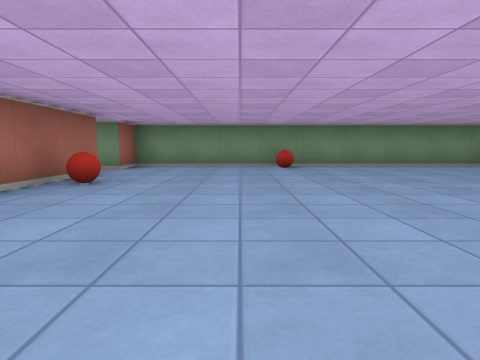
[1] (above)

20 first-person views from a walk through a cub3D ray-caster map. The camera is about half as high as the walls, tilts 6° down and sees 75° across. The floor is counted in squares. Each view is taken from the middle of a square. On the plan, view 1 faces up. The plan holds only what a view shows up to about 9 squares ahead; the rest is blank.

[2]
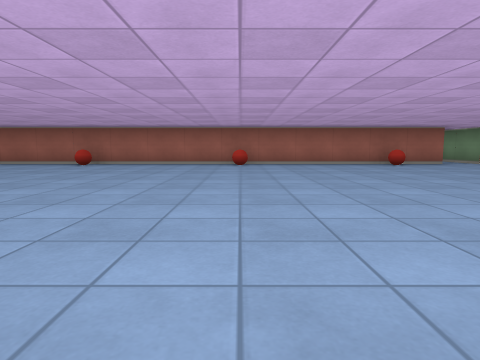

[3]
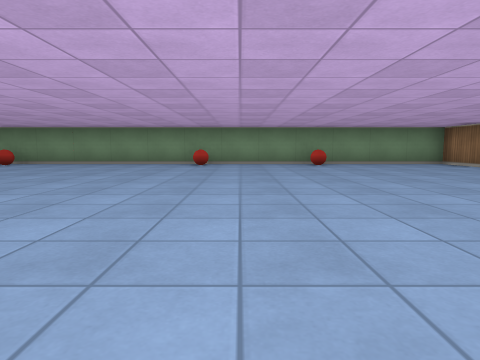

[4]
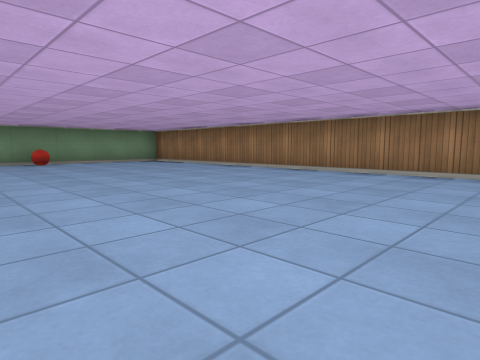

[5]
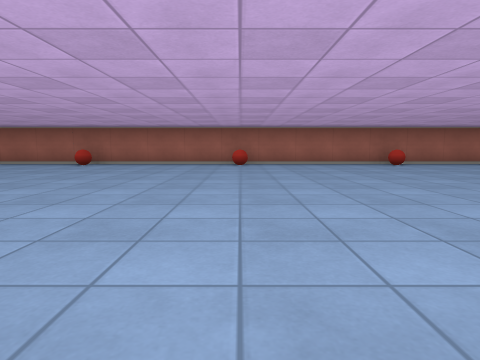

[6]
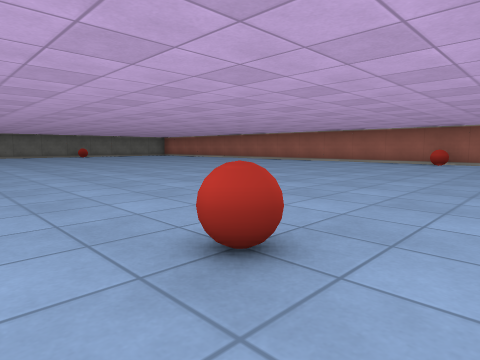

[7]
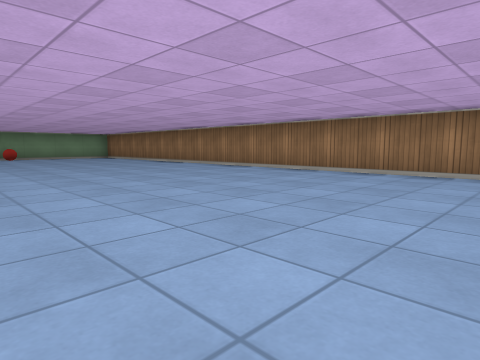

[8]
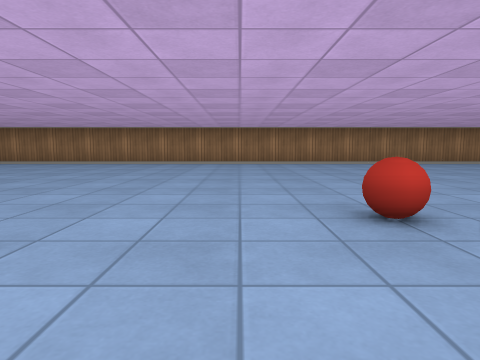

[9]
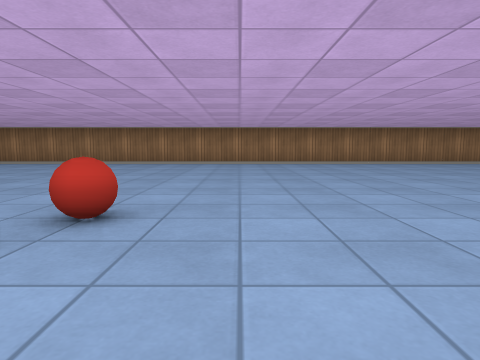

[10]
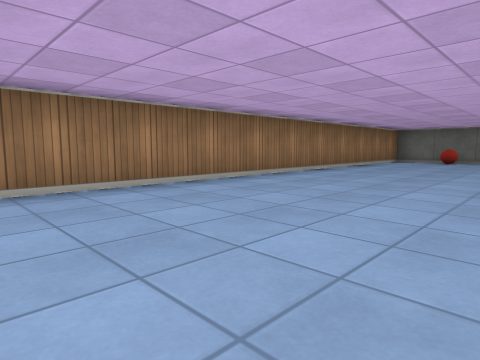

[11]
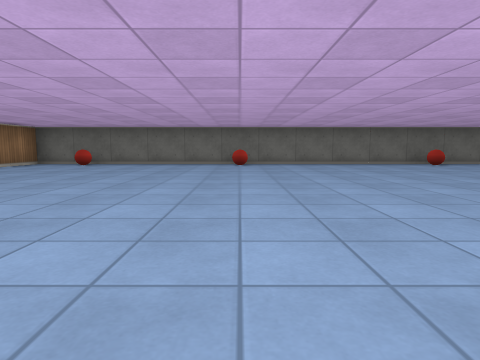

[12]
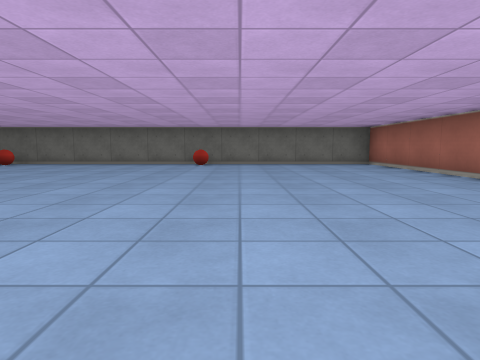

[13]
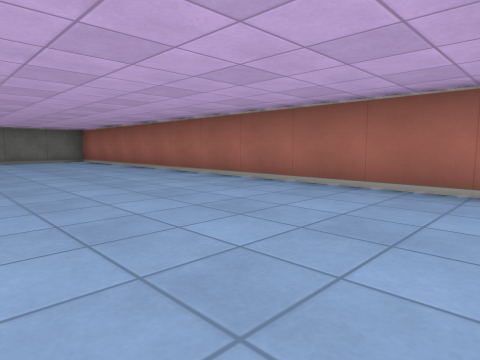

[14]
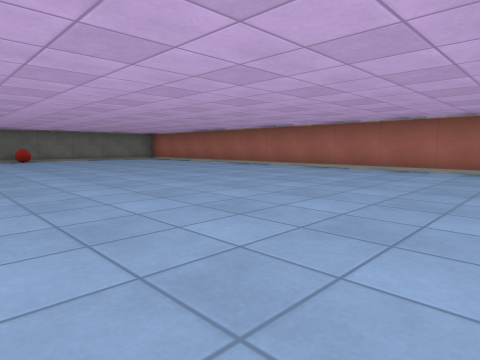

[15]
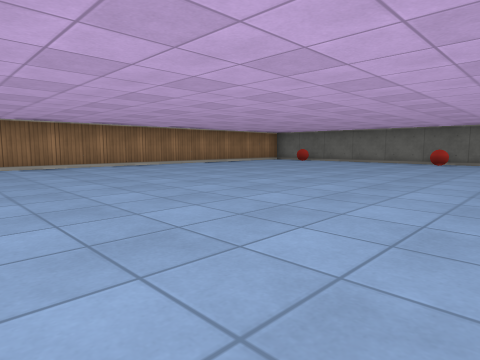

[16]
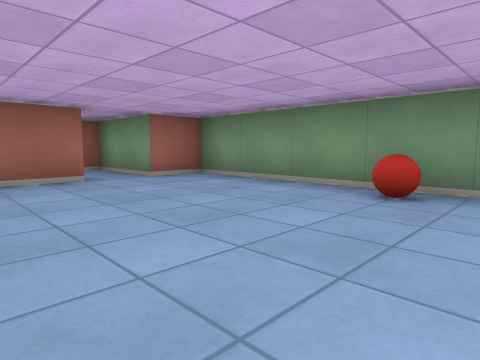

[17]
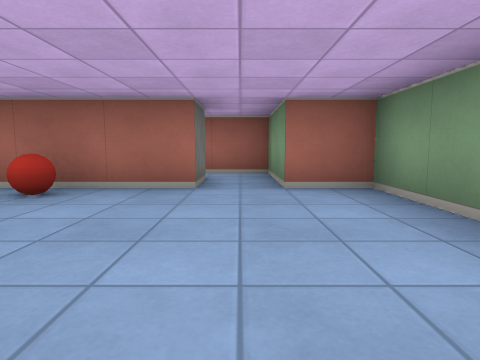

[18]
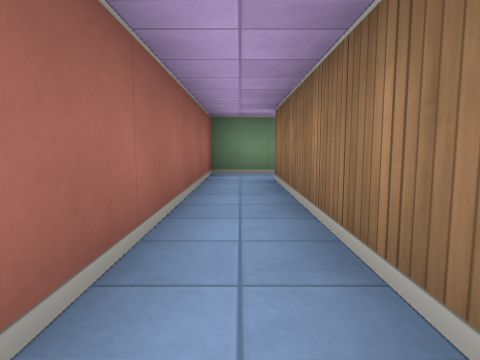

[19]
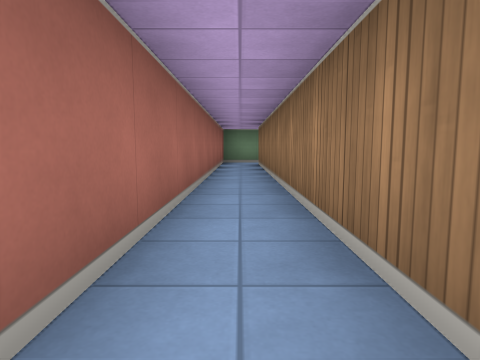

[20]
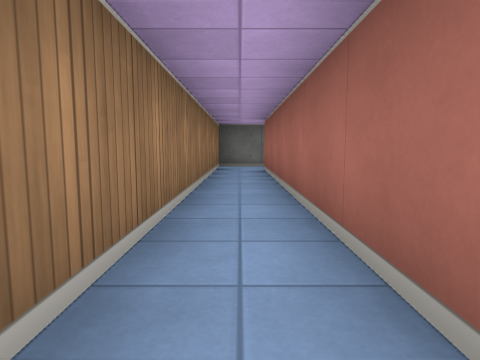

### Floor plan
Points are (right, up) in squares from view 1. A wall is a line through its corners. A room is listed if a view was taken in it or the views show most of it. See-through windows are left out.
Room 1 (views 1, 2, 3, 4, 5, 6, 7, 8, 9, 10, 11, 12, 13, 14, 15, 16, 17)
walls: (-3.5, 5.5) (-2.5, 5.5) (-2.5, -21.5) (12.5, -21.5) (12.5, 7.5) (-2.5, 7.5) (-2.5, 6.5) (-3.5, 6.5)
ways out: opening at (-3, 6) to room 2
objects: ball (-2, -8); ball (-2, -4); ball (-2, 0); ball (-2, 4); ball (1, 7); ball (2, -21); ball (6, -7); ball (6, 7); ball (7, -21); ball (9, 7); ball (11, -21)
Room 2 (views 18, 19, 20)
walls: (-4.6, -7.5) (-3.5, -7.5) (-3.5, 5.5); (-3.5, 6.5) (-4.5, 6.5) (-4.5, -6.5)
ways out: opening at (-3, 6) to room 1

Where each view was taken, in squares from view 1:
view 1: 0 up, 0 right, facing up
view 2: 0 up, 6 right, facing left
view 3: 1 down, 7 right, facing up
view 4: 2 down, 7 right, facing up-right
view 5: 4 down, 6 right, facing left
view 6: 6 down, 7 right, facing down-left
view 7: 6 down, 7 right, facing up-right
view 8: 6 down, 4 right, facing right
view 9: 8 down, 4 right, facing right
view 10: 11 down, 9 right, facing down-right
view 11: 13 down, 7 right, facing down
view 12: 13 down, 1 right, facing down
view 13: 11 down, 1 right, facing down-left
view 14: 10 down, 4 right, facing down-left
view 15: 12 down, 5 right, facing down-right
view 16: 4 up, 2 right, facing up-left
view 17: 6 up, 1 right, facing left
view 18: 1 up, 4 left, facing up
view 19: 3 down, 4 left, facing up
view 20: 0 up, 4 left, facing down
